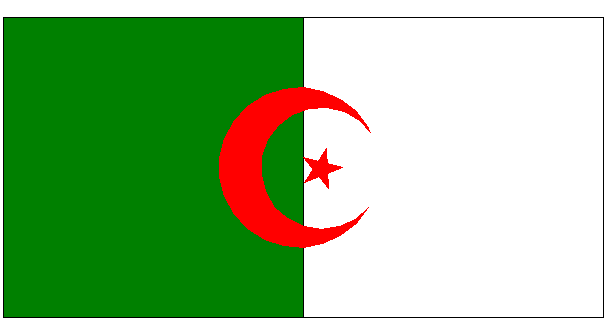

Python code for this plot:
import turtle

turtle.bgcolor("white")
t = turtle.Turtle()
t.speed(0.5)

width = 600
height = 300

t.up()
t.goto(-width//2, height//2)
t.down()
t.color("black", "green")
t.begin_fill()
for i in range(4):
    t.fd(width//2)
    t.right(90)
t.end_fill()

t.up()
t.goto(0, height//2)
t.down()
t.color("black", "white")
t.begin_fill()
for i in range(4):
    t.fd(width//2)
    t.right(90)
t.end_fill()

t.color("red", "red")
t.left(120)
t.up()
t.goto(65, 40)
t.down()
t.begin_fill()
t.circle(80, 300)
t.right(10)
t.circle(61, -285)
t.end_fill()
t.up()

t.goto(0, 10)
t.down()
t.setheading(0)
t.right(15)
t.begin_fill()
for i in range(5):
    t.fd(40)
    t.right(144)
t.end_fill()

t.hideturtle()
